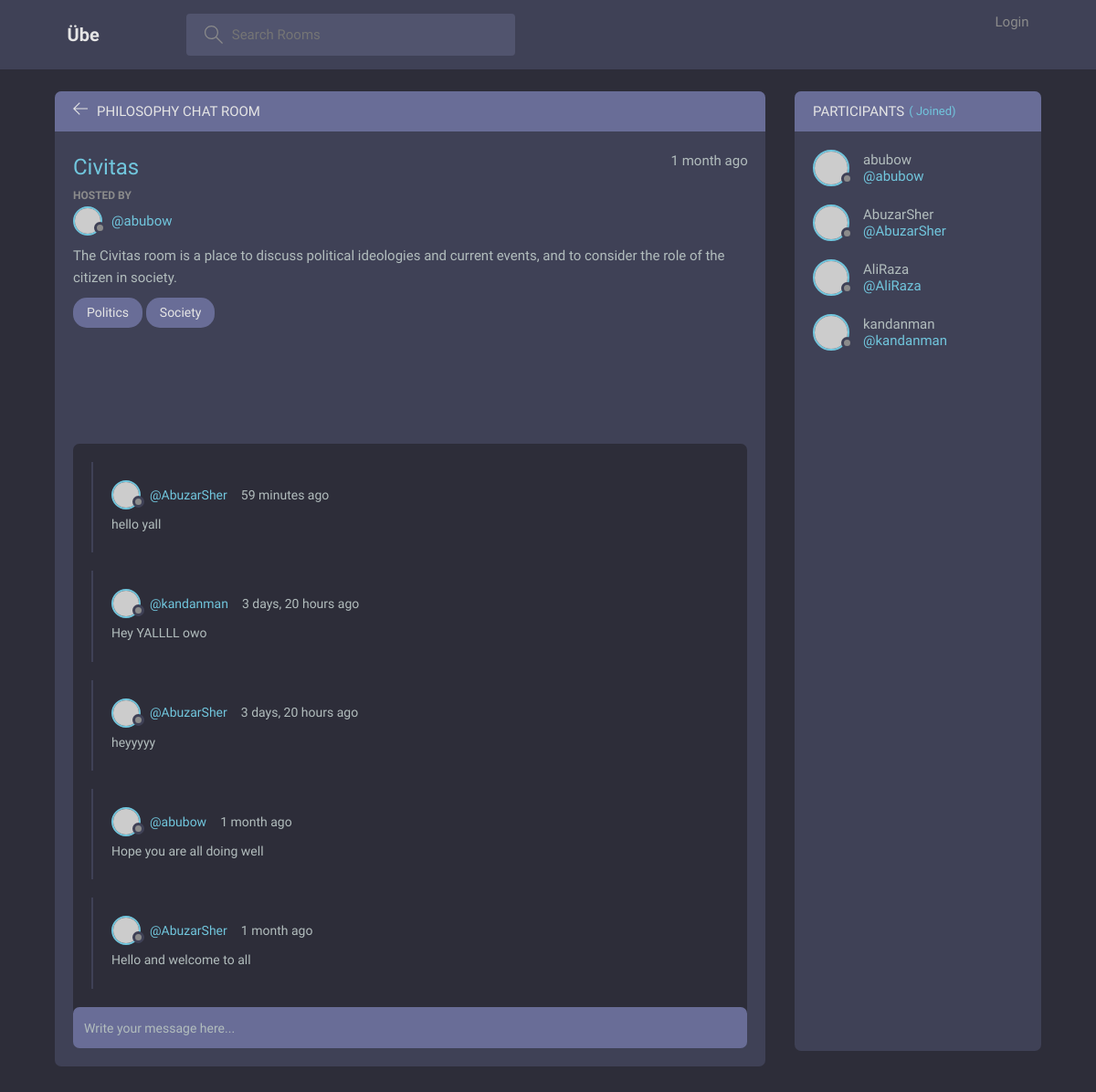
/room/civitas/, run on the app's committed database.
### base/models.py (models this page shows, shortened)
class Room(models.Model):
    id = models.AutoField(primary_key=True, unique=True, auto_created=True)
    name = models.CharField(max_length=50)
    description = models.CharField(max_length=200, null=True, blank=True)
    link = models.CharField(max_length=50, unique=True)
    topics = models.ManyToManyField('Topic', related_name='rooms', blank=True)
    participants = models.ManyToManyField(
        User, related_name='rooms_joined', blank=True)
    host = models.ForeignKey(
        User, on_delete=models.CASCADE, related_name='rooms_hosted')
    updated = models.DateTimeField(auto_now=True)
    created = models.DateTimeField(auto_now_add=True)
    class Meta:
        ordering = ['-updated', '-created']

class Topic(models.Model):
    id = models.AutoField(primary_key=True)
    name = models.CharField(max_length=50)
    description = models.CharField(max_length=200)
    link = models.CharField(max_length=50)
    def __str__(self):
        return self.name

class Message(models.Model):
    user = models.ForeignKey(User, on_delete=models.CASCADE)
    room = models.ForeignKey(Room, on_delete=models.CASCADE)
    message = models.TextField()
    updated = models.DateTimeField(auto_now=True)
    created = models.DateTimeField(auto_now_add=True)
    class Meta:
        ordering = ['-updated', '-created']

### base/views.py (the view, shortened to what this page needs)
# urls.py: path('room/<str:pk>/', views.room, name='room'),
def room(request, pk):
    room = Room.objects.get(link=pk)
    room_messages = room.message_set.all().order_by('-created')
    participants = room.participants.all()
    context = {
        'room_messages': room_messages,
        'participants': participants,
        'room': room,
    }
    return render(request, 'base/room.html', context)

### base/templates/base/room.html (shortened to what this page needs)
{% extends 'main.html' %} {% block content %}
<main class="profile-page layout layout--2">
	<div class="container">
		<div class="room">
			<div class="room__top">
				<div class="room__topLeft">
					<a href="{% url 'home' %}">
						<svg
							version="1.1"
							xmlns="http://www.w3.org/2000/svg"
							width="32"
							height="32"
							viewBox="0 0 32 32">
							<title>arrow-left</title>
							<path
								d="M13.723 2.286l-13.723 13.714 13.719 13.714 1.616-1.611-10.96-10.96h27.625v-2.286h-27.625l10.965-10.965-1.616-1.607z"></path>
						</svg>
					</a>
					<h3>Philosophy Chat Room</h3>
				</div>
			</div>
			<div class="room__box scroll">
				<div class="room__header scroll">
					<div class="room__info">
						<h3>{{room.name}}</h3>
						<span>{{room.created|timesince}} ago</span>
					</div>
					<div class="room__hosted">
						<p>Hosted By</p>
						<a
							href="{% url 'profile' room.host.id %}"
							class="room__author">
							<div class="avatar avatar--small">
								<img
									src="https://randomuser.me/api/portraits/men/37.jpg" />
							</div>
							<span>@{{room.host.username}}</span>
						</a>
					</div>
					<div class="room__details">{{room.description}}</div>
					{%for topic in room.topics.all|slice:":3"%}
					<span class="room__topics"> {{topic}} </span>
					{%endfor%}
				</div>
				<div class="room__conversation">
					<div class="threads scroll">
						{%for message in room_messages%}
						<div class="thread">
							<div class="thread__top">
								<div class="thread__author">
									<a
										href="{% url 'profile' message.user.id %}"
										class="thread__authorInfo">
										<div class="avatar avatar--small">
											<img
												src="https://randomuser.me/api/portraits/men/37.jpg" />
										</div>
										<span>@{{message.user.username}}</span>
									</a>
									<span class="thread__date"
										>{{message.created|timesince}} ago</span
									>
								</div>
							</div>
							<div class="thread__details">
								{{message.message|linebreaks}}
							</div>
						</div>
						{%endfor%}
					</div>
				</div>
			</div>
			<div class="room__message">
				<form
					action=""
					method="POST">
					<input
						type="text"
						name="message"
						placeholder="Write your message here..." />
				</form>
			</div>
		</div>
		<div class="participants">
			<h3 class="participants__top">
				Participants
				<span
					>(
					Joined)</span
				>
			</h3>
			<div class="participants__list scroll">
				{% for user in participants %}
				<a
					href="{% url 'profile' user.username %}"
					class="participant">
					<div class="avatar avatar--medium">
						<img
							src="https://randomuser.me/api/portraits/men/37.jpg" />
					</div>
					<p>
						{{ user.username }}
						<span>@{{ user.username }}</span>
					</p>
				</a>
				{% endfor %}
			</div>
		</div>
	</div>
</main>
{% endblock content %}

### data on the page
Room: name "Civitas", created "1 month", host.username "abubow", description "The Civitas room is a place to discuss political ideologies and current events, and to consider the role of the citizen in society."
Topic: name "Politics"
Topic: name "Society"
Message: user.username "AbuzarSher", created "59 minutes", message "hello yall"
Message: user.username "kandanman", created "3 days, 20 hours", message "Hey YALLLL owo"
Message: user.username "AbuzarSher", created "3 days, 20 hours", message "heyyyyy"
Message: user.username "abubow", created "1 month", message "Hope you are all doing well"
Message: user.username "AbuzarSher", created "1 month", message "Hello and welcome to all"

### other printed values
{{ user.username }} "abubow"
{{ user.username }} "AbuzarSher"
{{ user.username }} "AliRaza"
{{ user.username }} "kandanman"
